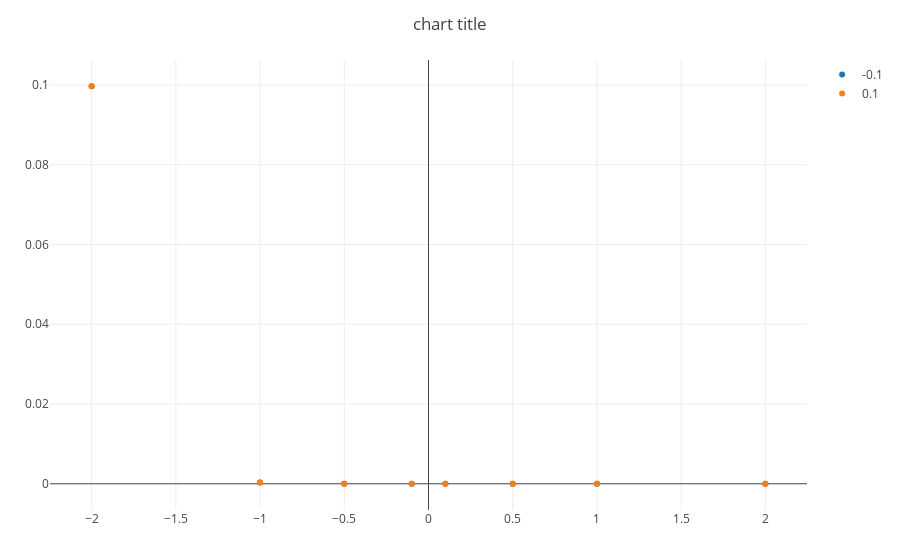

Notebook code for this chart:
### Code cell
function plot_taylor{T}(iter, x::T)
    args = [big"-2.0", big"-1.0", big"-0.5", big"-0.1", big"0.1", big"0.5", big"1.0", big"2.0"]
    values = []
    
    ile = 1
    for i in args
        push!(values,[])
        for n in 0:iter 
            push!(values[ile],abs(arctan_taylor(n,i) - atan(i)))
        end
        ile += 1
    end

    
    trace1 = scatter(;x=args, y=values[1], mode="markers", name = "-2")
    trace2 = scatter(;x=args, y=values[2], mode="markers", name = "-1")
    trace3 = scatter(;x=args, y=values[3], mode="markers", name= "-0.5")
    trace4 = scatter(;x=args, y=values[4], mode="markers", name= "-0.1")
    trace5 = scatter(;x=args, y=values[5], mode="markers", name= "0.1")
    trace6 = scatter(;x=args, y=values[6], mode="markers", name= "0.5")
    trace7 = scatter(;x=args, y=values[7], mode="markers", name= "1")
    trace8 = scatter(;x=args, y=values[8], mode="markers", name= "2")
    
    layout = Layout(;title="chart title")
    
#     plot([trace1,trace2,trace3,trace4,trace5,trace6,trace7,trace8],layout)
    plot([trace4,trace5],layout)
end
plot_taylor(big"50.0",big"0.5")

### Figure 1 — Plotly figure (JSON) as saved in the notebook; plotly's stock layout.template omitted (floating-point values rounded to 4 significant figures)
{"data": [{"y": [0.09967, 0.0003313, 1.986e-06, 1.418e-08, 1.102e-10, 9.015e-13, 7.626e-15, 6.608e-17, 5.83e-19, 5.216e-21, 4.719e-23, 4.308e-25, 3.963e-27, 3.67e-29, 3.416e-31, 3.196e-33, 3.002e-35, 2.83e-37, 2.677e-39, 2.54e-41, 2.416e-43, 2.304e-45, 2.201e-47, 2.107e-49, 2.021e-51, 1.942e-53, 1.869e-55, 1.801e-57, 1.738e-59, 1.679e-61, 1.624e-63, 1.572e-65, 1.524e-67, 1.478e-69, 1.435e-71, 1.395e-73, 1.357e-75, 1.32e-77, 1.286e-79, 1.254e-81, 1.223e-83, 1.193e-85, 1.165e-87, 1.138e-89, 1.113e-91, 1.088e-93, 1.065e-95, 1.042e-97, 1.021e-99, 1e-101, 9.805e-104], "name": "-0.1", "type": "scatter", "x": [-2.0, -1.0, -0.5, -0.1, 0.1, 0.5, 1.0, 2.0], "mode": "markers"}, {"y": [0.09967, 0.0003313, 1.986e-06, 1.418e-08, 1.102e-10, 9.015e-13, 7.626e-15, 6.608e-17, 5.83e-19, 5.216e-21, 4.719e-23, 4.308e-25, 3.963e-27, 3.67e-29, 3.416e-31, 3.196e-33, 3.002e-35, 2.83e-37, 2.677e-39, 2.54e-41, 2.416e-43, 2.304e-45, 2.201e-47, 2.107e-49, 2.021e-51, 1.942e-53, 1.869e-55, 1.801e-57, 1.738e-59, 1.679e-61, 1.624e-63, 1.572e-65, 1.524e-67, 1.478e-69, 1.435e-71, 1.395e-73, 1.357e-75, 1.32e-77, 1.286e-79, 1.254e-81, 1.223e-83, 1.193e-85, 1.165e-87, 1.138e-89, 1.113e-91, 1.088e-93, 1.065e-95, 1.042e-97, 1.021e-99, 1e-101, 9.805e-104], "name": "0.1", "type": "scatter", "x": [-2.0, -1.0, -0.5, -0.1, 0.1, 0.5, 1.0, 2.0], "mode": "markers"}], "layout": {"title": "chart title", "margin": {"r": 50, "l": 50, "b": 50, "t": 60}}}
